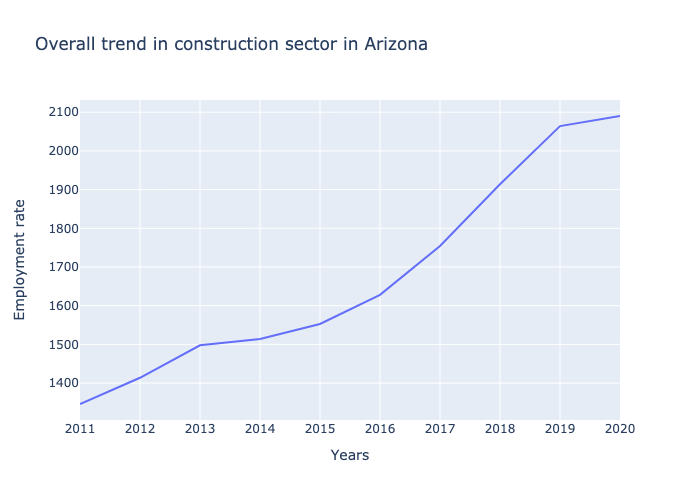
#> input picture images/Arizona.png, 700 x 500 px
$ jupyter execute --allow-errors Overallchanges.ipynb
#> lines starting #> are read from the running program, lines starting #| are printed output that depends on the picture
[cell 1]
import pandas as pd
import plotly.express as px

#> (a cell that did not finish here is left out)

#> (a cell that did not finish here is left out)

#> (a cell that did not finish here is left out)

#> (a cell that did not finish here is left out)

#> (a cell that did not finish here is left out)

[cell 7]
import csv
from collections import defaultdict
import plotly.express as px
import cv2
from matplotlib import pyplot as plt

def main():
    def anon():
        return defaultdict(float)
    state_yr_to_y = defaultdict(anon)
    with open('all_metro_employment.csv') as data:
        reader = csv.DictReader(data)
        for row in reader:
            year = row['time'][-4:]
            if year == '2021':
                continue
            state = row['state']
            state_yr_to_y[state][year] += float(row['Mining, Logging and Construction'])
    ctr = 1
    # _, axs = plt.subplots(8, 7, figsize=(12, 12))
    # axs = axs.flatten()
    plot_dict = {'States': list(state_yr_to_y.keys())}
    plot_dict['Employment rate'] = [sum(state_yr_to_y[key].values()) for key in plot_dict['States']]

        # [4 lines of commented-out code are left out]
    mx,mn = max(plot_dict['Employment rate']),min(plot_dict['Employment rate'])
    res = []
    for i in plot_dict['Employment rate']:
        if i in (mn,mx):
            res.append(int(i))
        else:
            res.append("")
    fig = px.line(plot_dict, x='States', y='Employment rate', text=res, width=1000)
    fig.update_layout(title=f"Overall trend in construction sector in all states", title_y=0.01)
#     fig.write_image(f"allmix1.png")
    print(fig.show())

#> (the rest of this cell did not finish here and is left out)

[cell 8]
import csv
from collections import defaultdict
import plotly.express as px
import os


def main():
    def anon():
        return defaultdict(float)
    state_yr_to_y = defaultdict(anon)
    with open('all_metro_employment.csv') as data:
        reader = csv.DictReader(data)
        for row in reader:
            year = row['time'][-4:]
            if year == '2021':
                continue
            state = row['state']
            state_yr_to_y[state][year] += float(row['Mining, Logging and Construction'])
    for state in state_yr_to_y:
        plot_dict = {'Years': list(state_yr_to_y[state].keys())}
        plot_dict['Employment rate'] = [state_yr_to_y[state][key] for key in plot_dict['Years']]
        fig = px.line(plot_dict, x='Years', y='Employment rate',
                      title=f"Overall trend in construction sector in {state}")


        fig.write_image("./images/"+f"{state}.png")


        #pio.write_image(fig,f"out/{state}.png", width=1980, height=1980)


# Specify path
path = './images'

isExist = os.path.exists(path)

if(isExist==False):
    os.mkdir("./images")

#> (the rest of this cell did not finish here and is left out)

[cell 9]
import cv2
from matplotlib import pyplot as plt
fig = plt.figure(figsize=(56, 49))
rows = 3
columns = 2
# reading images
Image1 = cv2.imread("./images/Arizona.png")
#> Image1 is the input picture: shape (500, 700, 3); mean B, G, R 249.1, 243.5, 240
Image2 = cv2.imread('./images/Idaho.png')
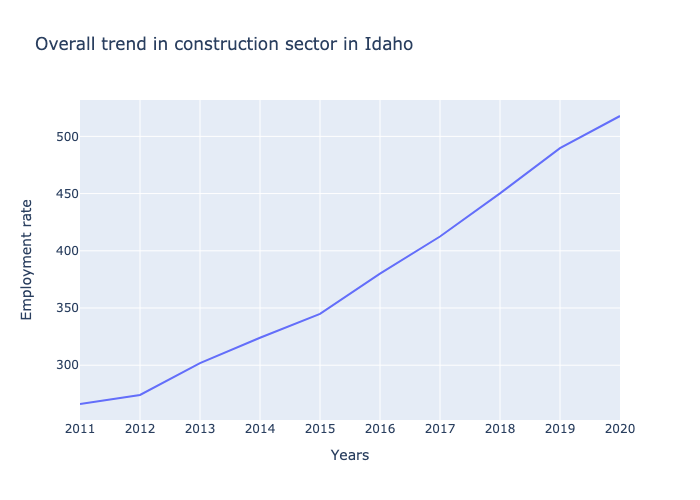
#> input picture images/Idaho.png, 700 x 500 px
#> Image2 is the input picture: shape (500, 700, 3); mean B, G, R 249.2, 243.7, 240.1
Image3 = cv2.imread('./images/Utah.png')
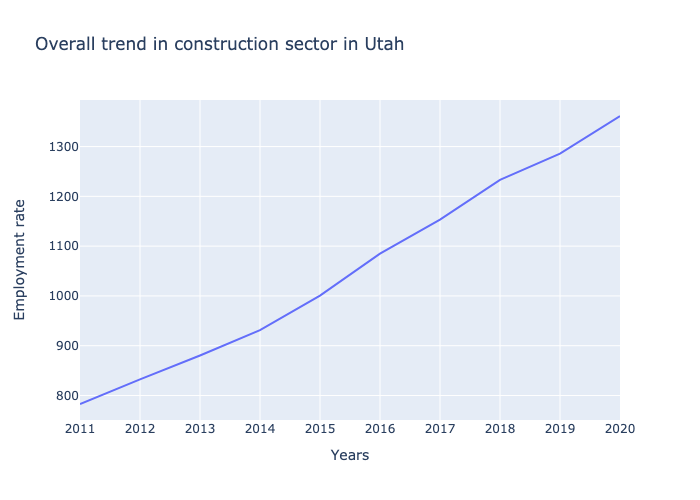
#> input picture images/Utah.png, 700 x 500 px
#> Image3 is the input picture: shape (500, 700, 3); mean B, G, R 249.2, 243.7, 240.1
Image4 = cv2.imread('./images/South Dakota.png')
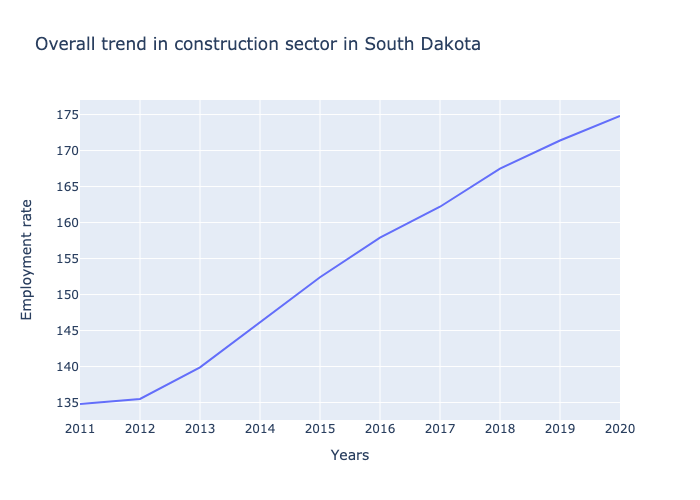
#> input picture images/South Dakota.png, 700 x 500 px
#> Image4 is the input picture: shape (500, 700, 3); mean B, G, R 249, 243.5, 240
Image5 = cv2.imread('./images/Nebraska.png')
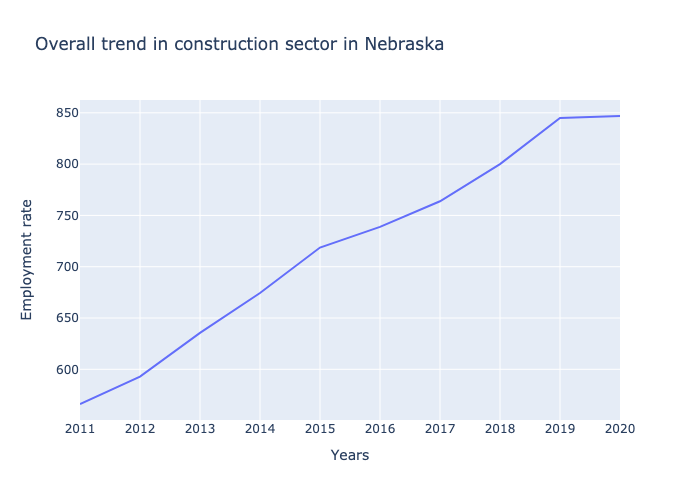
#> input picture images/Nebraska.png, 700 x 500 px
#> Image5 is the input picture: shape (500, 700, 3); mean B, G, R 249.1, 243.6, 240
fig.add_subplot(rows, columns, 1)
plt.imshow(Image1, aspect=0.8)
plt.axis('off')
plt.title("Arizona",fontsize= 45)
fig.add_subplot(rows, columns, 2)
plt.imshow(Image2, aspect=0.8)
plt.axis('off')
plt.title("Idaho",fontsize= 45)

fig.add_subplot(rows, columns, 3)
plt.imshow(Image3,aspect=0.8)
plt.axis('off')
plt.title("Utah",fontsize= 45)

fig.add_subplot(rows, columns, 4)
plt.imshow(Image4,aspect=0.8)
plt.axis('off')
plt.title("South Dakota",fontsize= 45)

fig.add_subplot(rows, columns, 5)
plt.imshow(Image5,aspect=0.8)
plt.axis('off')
plt.title("Nebraska",fontsize= 45)

# plt.savefig("uneven.jpg")
plt.show()
#> figure, not shown here; B, G, R data is drawn as R, G, B

[cell 10]
import cv2
from matplotlib import pyplot as plt
fig = plt.figure(figsize=(56, 49))
# reading images
Image1 = cv2.imread("./images/West Virginia.png")
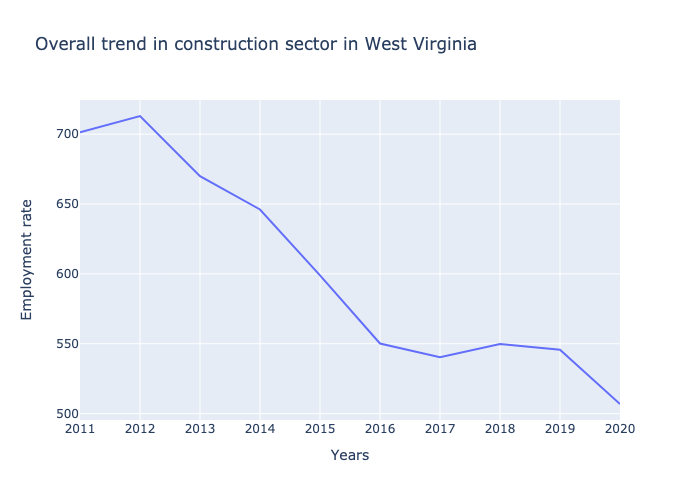
#> input picture images/West Virginia.png, 700 x 500 px
#> Image1 is the input picture: shape (500, 700, 3); mean B, G, R 249.1, 243.5, 239.9
fig.add_subplot(111)
plt.imshow(Image1, aspect=0.8)
plt.axis('off')

plt.annotate(
    # Label and coordinate
    'From 2017-2018, there \nis an increase due to \npipeline project', xy=(461.5, 340.1), xytext=(394, 254),
    # Custom arrow
    size=11, arrowprops=dict(facecolor='black', shrink=0.05))
plt.savefig("./images/west.png")
plt.show()
